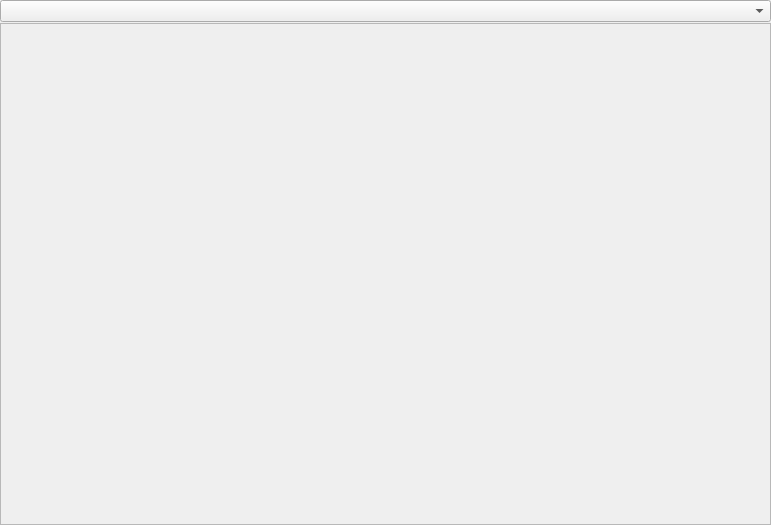
<?xml version="1.0" encoding="UTF-8"?>
<ui version="4.0">
 <class>CodeViewTab</class>
 <widget class="QWidget" name="CodeViewTab">
  <property name="geometry">
   <rect>
    <x>0</x>
    <y>0</y>
    <width>771</width>
    <height>525</height>
   </rect>
  </property>
  <property name="windowTitle">
   <string>Form</string>
  </property>
  <layout class="QVBoxLayout" name="verticalLayout">
   <property name="spacing">
    <number>1</number>
   </property>
   <property name="margin">
    <number>0</number>
   </property>
   <item>
    <widget class="QComboBox" name="comboBox_funcList"/>
   </item>
   <item>
    <widget class="QScrollArea" name="scrollArea_codeView">
     <property name="widgetResizable">
      <bool>true</bool>
     </property>
     <widget class="CodeView" name="codeView">
      <property name="geometry">
       <rect>
        <x>0</x>
        <y>0</y>
        <width>769</width>
        <height>493</height>
       </rect>
      </property>
     </widget>
    </widget>
   </item>
  </layout>
 </widget>
 <customwidgets>
  <customwidget>
   <class>CodeView</class>
   <extends>QWidget</extends>
   <header>codeview.h</header>
   <container>1</container>
  </customwidget>
 </customwidgets>
 <resources/>
 <connections/>
</ui>
